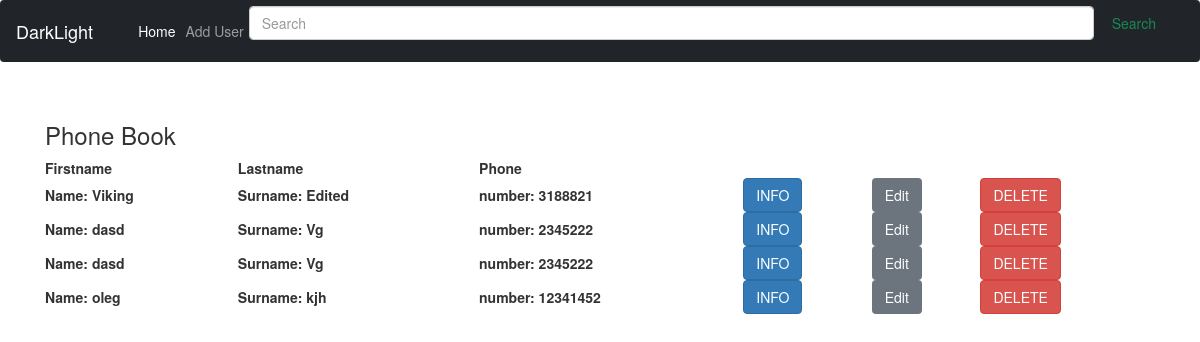
The app's page /, older data.
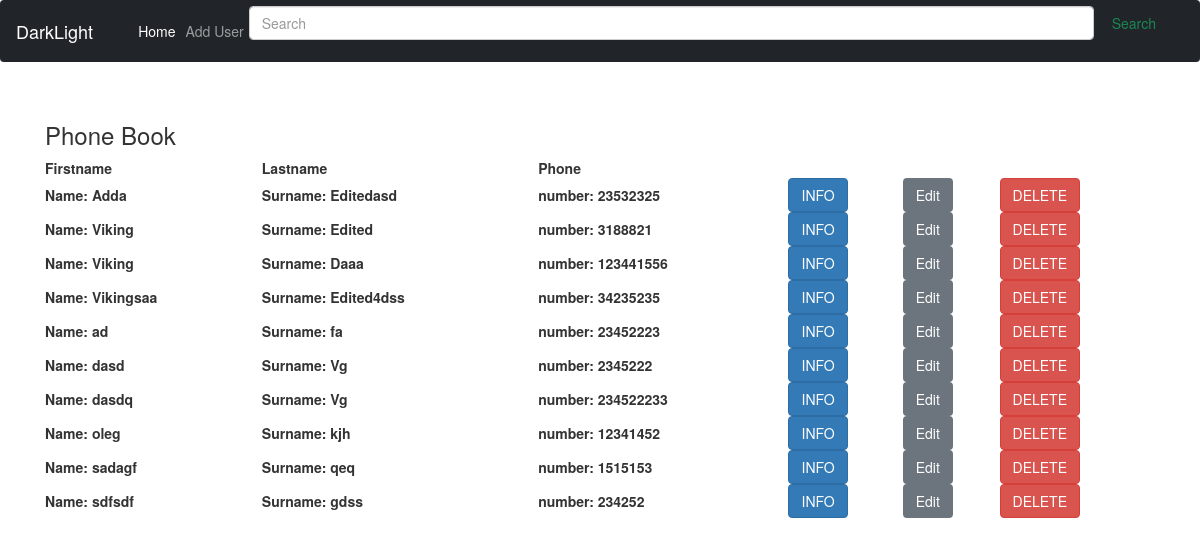
The same page, newer data.
### phone_book/models.py (models this page shows, shortened)
class PhoneBook(models.Model):
    name = models.CharField('Name', max_length=50)
    surname = models.CharField('Surname', max_length=65)
    address_country = models.CharField('Country', max_length=255)
    address_city = models.CharField('City', max_length=255)
    address_street = models.CharField('Street', max_length=255)
    url = models.URLField("URL")
    phone = models.CharField("Phone", max_length=15)
    pic = models.ImageField(null=True, blank=True, upload_to="images/")
    class Meta:
        verbose_name = "Contact"
        verbose_name_plural = "Contacts"

### phone_book/views.py (the view)
# urls.py: path('', views.HomeView.as_view(), name="home"),
class HomeView(ListView):
    model = PhoneBook
    template_name = 'phone_book/home.html'
    ordering = ['name']

### phone_book/templates/phone_book/home.html
{% extends 'phone_book/base.html' %}
{% block content %}
    <h3>Phone Book</h3>
    <table style="width:100%">
  <tr>
    <th>Firstname</th>
    <th>Lastname</th>
    <th>Phone</th>
  </tr>
{% for el in object_list %}
        <tr>
            <th>Name: {{ el.name }} </th>
           <th> Surname: {{ el.surname }} </th>
            <th> number: {{ el.phone }} </th>
       <th> <a href="{% url 'user-details' el.pk %}"  class="btn btn-primary"> INFO </a></th>
          <th>  <a href="{% url 'update_user' el.pk %}"  class="btn btn-secondary"> Edit </a></th>
          <th>  <a href="{% url 'delete_user' el.pk %}"  class="btn btn-danger">DELETE</a></th>
        </tr>
{% endfor %}
        </table>
    {% endblock %}

Row changes from the older to the newer data that the page shows:
added PhoneBook: name "Adda", surname "Editedasd", phone "23532325"
added PhoneBook: name "Viking", surname "Daaa", phone "123441556"
added PhoneBook: name "Vikingsaa", surname "Edited4dss", phone "34235235"
added PhoneBook: name "ad", surname "fa", phone "23452223"
shown differently, row unchanged: PhoneBook "dasd": moves up the list
changed PhoneBook: name "dasd" → "dasdq"; phone "2345222" → "234522233"
added PhoneBook: name "sadagf", surname "qeq", phone "1515153"
added PhoneBook: name "sdfsdf", surname "gdss", phone "234252"
